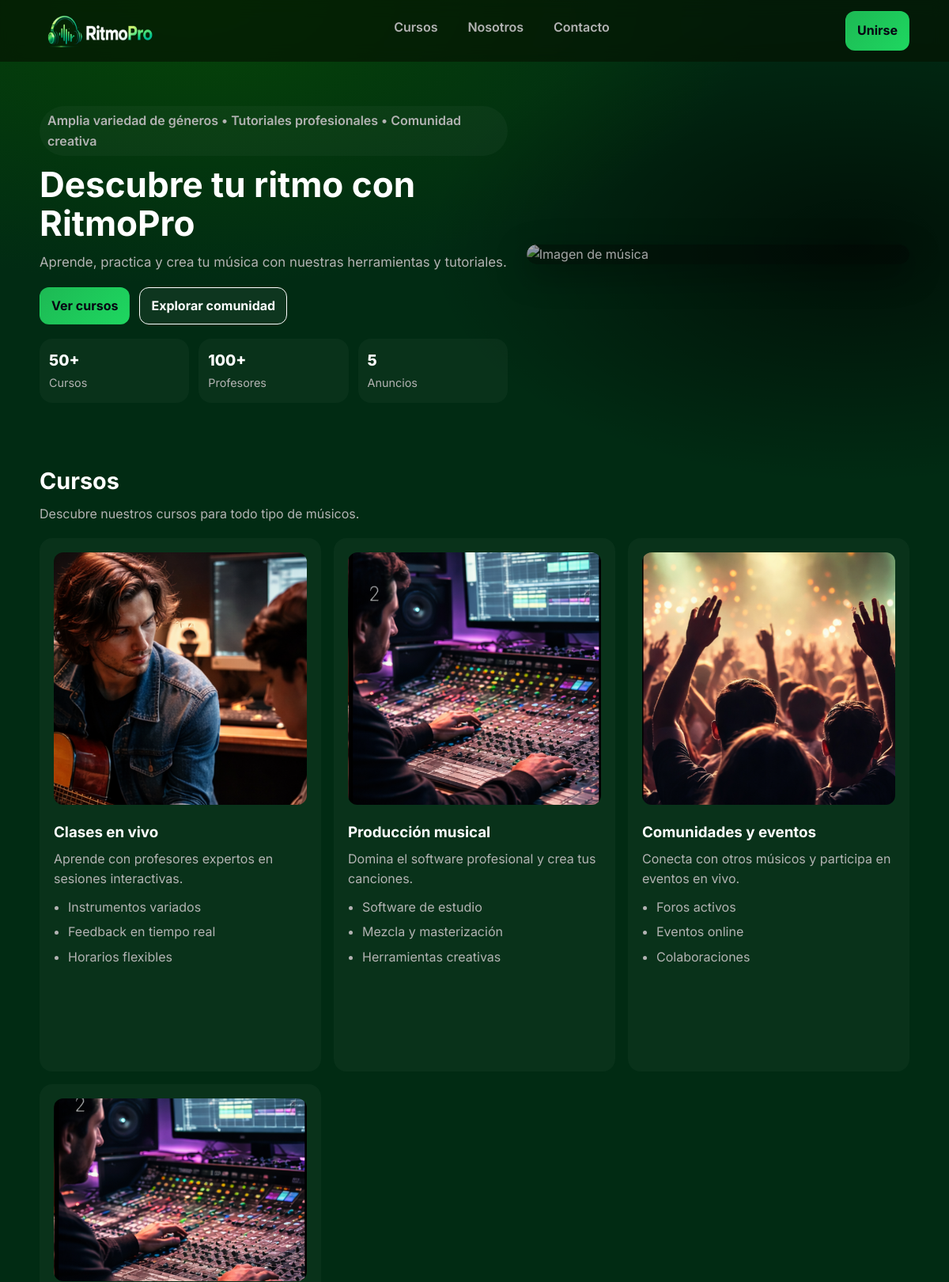
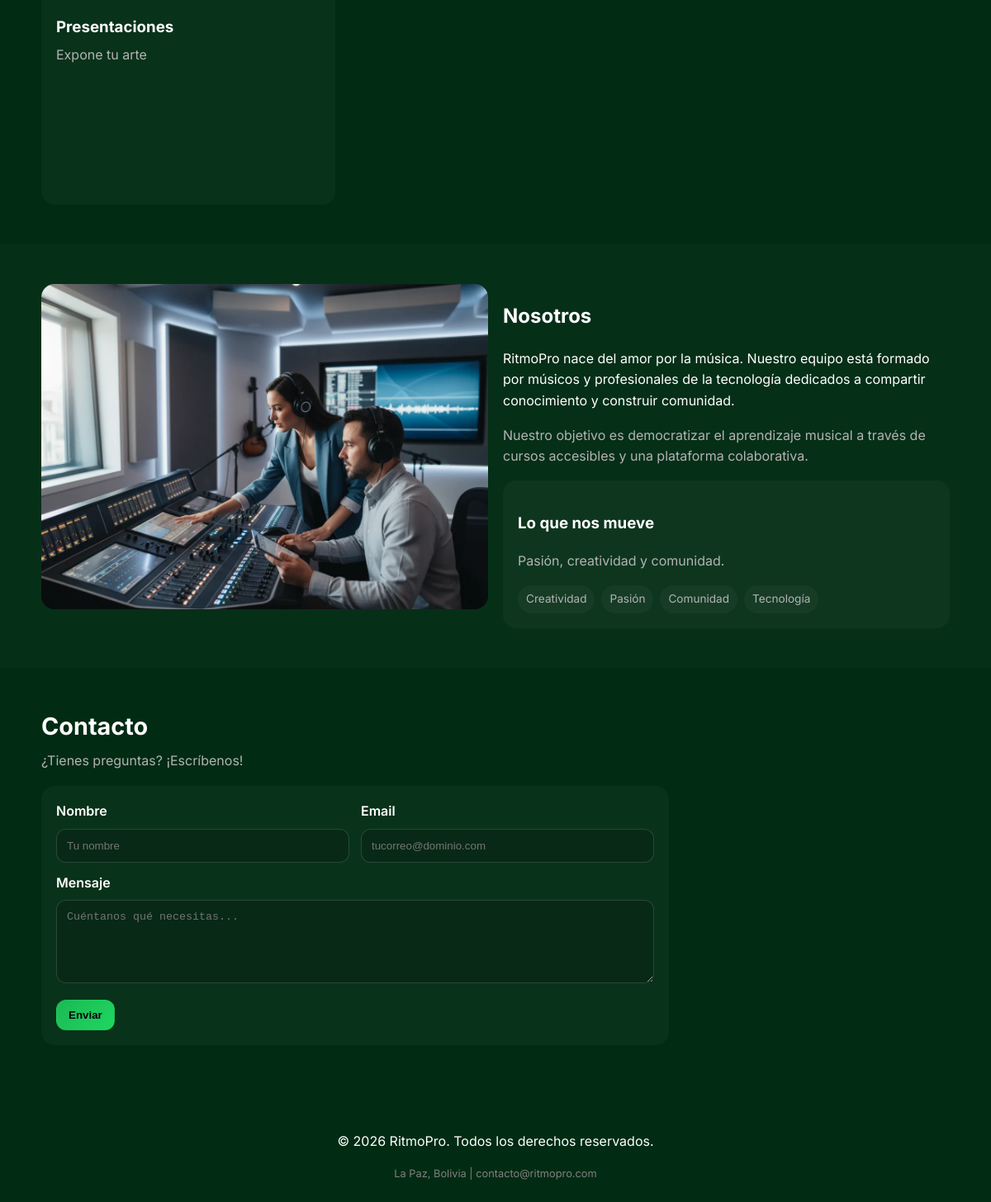
The page / on the database its author committed (2 pictures, top to bottom).
### tables this page shows
CREATE TABLE hero (
    id INTEGER PRIMARY KEY AUTOINCREMENT,
    titulo TEXT NOT NULL,
    descripcion TEXT,
    boton_1_texto TEXT,
    boton_1_url TEXT,
    boton_2_texto TEXT,
    boton_2_url TEXT,
    imagen TEXT,
    mensaje_superior TEXT
);

CREATE TABLE estadisticas (
    id INTEGER PRIMARY KEY AUTOINCREMENT,
    nombre TEXT NOT NULL,
    valor TEXT NOT NULL,
    orden INTEGER DEFAULT 1
);

CREATE TABLE cursos (
    id INTEGER PRIMARY KEY AUTOINCREMENT,
    titulo TEXT NOT NULL,
    descripcion TEXT,
    imagen TEXT,
    estado INTEGER DEFAULT 1,
    orden INTEGER DEFAULT 1
);

CREATE TABLE curso_caracteristicas (
    id INTEGER PRIMARY KEY AUTOINCREMENT,
    curso_id INTEGER NOT NULL,
    caracteristica TEXT NOT NULL,
    orden INTEGER DEFAULT 1,
    FOREIGN KEY (curso_id) REFERENCES cursos(id) ON DELETE CASCADE
);

CREATE TABLE nosotros (
    id INTEGER PRIMARY KEY AUTOINCREMENT,
    titulo TEXT NOT NULL,
    descripcion_1 TEXT,
    descripcion_2 TEXT,
    subtitulo TEXT,
    resumen TEXT,
    imagen TEXT
);

CREATE TABLE valores (
    id INTEGER PRIMARY KEY AUTOINCREMENT,
    nombre TEXT NOT NULL,
    orden INTEGER DEFAULT 1
);

CREATE TABLE configuracion_sitio (
    id INTEGER PRIMARY KEY AUTOINCREMENT,
    nombre_sitio TEXT NOT NULL,
    tagline TEXT,
    footer_texto TEXT,
    email_contacto TEXT,
    telefono_contacto TEXT,
    direccion_contacto TEXT
);

### app.py (the view)
@app.route('/')
def index():
    conn = get_db_connection()
    configuracion = conn.execute("SELECT * FROM configuracion_sitio LIMIT 1").fetchone()
    hero = conn.execute("SELECT * FROM hero LIMIT 1").fetchone()
    cursos = conn.execute("SELECT * FROM cursos WHERE estado = 1 ORDER BY orden ASC").fetchall()
    caracteristicas_db = conn.execute("SELECT * FROM curso_caracteristicas ORDER BY orden ASC").fetchall()
    caracteristicas_por_curso = {}
    for fila in caracteristicas_db:
        id_curso = fila['curso_id']
        if id_curso not in caracteristicas_por_curso:
            caracteristicas_por_curso[id_curso] = []
        caracteristicas_por_curso[id_curso].append(fila['caracteristica'])
    estadisticas = conn.execute("SELECT * FROM estadisticas ORDER BY orden").fetchall()
    nosotros = conn.execute("SELECT * FROM nosotros LIMIT 1").fetchone()
    valores = conn.execute("SELECT * FROM valores ORDER BY orden").fetchall()
    conn.close()
    return render_template('index.html',
                           configuracion=configuracion,
                           hero=hero,
                           cursos=cursos,
                           estadisticas=estadisticas,
                           nosotros=nosotros,
                           valores=valores,
                           caracteristicas_por_curso=caracteristicas_por_curso) # Enviamos el diccionario

### app.py (called while the page is built)
def get_db_connection():
    conn = sqlite3.connect(DATABASE)
    conn.row_factory = sqlite3.Row
    return conn

### templates/index.html (shortened to what this page needs)
<!DOCTYPE html>
<html lang="es">
<head>
    <link rel="stylesheet" href="{{ url_for('static', filename='css/styles.css') }}" />
</head>
<body>
    <header class="site-header">
        <div class="container header-inner">
            <a class="brand" href="#">
                <img width="150px" height="50px" class="logo" src="{{ url_for('static', filename='images/logo/logo.png') }}" alt="Ritmo">
            </a>
            <nav class="nav">
                <a href="#servicios">Cursos</a>
                <a href="#nosotros">Nosotros</a>
                <a href="#contacto">Contacto</a>
            </nav>
            <a href="#" class="btn btn-primary">Unirse</a>
        </div>
    </header>
    <main>
        <section class="hero" >
        <div class=" container hero-inner">
            <div class="hero-copy">
                <p class="pill">
                   {{ hero["mensaje_superior"] }}
                </p>
                <h1>{{ hero["titulo"] }}</h1>
                <p class="lead">
                    {{ hero["descripcion"] }}
                </p>
                <div class="hero-actions">
                    <a class="btn btn-primary" href="{{ hero['boton_1_url'] }}">{{ hero["boton_1_texto"] }}</a>
                    <a class="btn btn-ghost" href="{{ hero['boton_2_url'] }}">{{ hero["boton_2_texto"] }}</a>
                </div>
                <div class="hero-metrics">
                    {% for est in estadisticas %}
                    <div class="metric">
                        <span class="metric-num">{{ est["valor"] }}</span>
                        <span class="metric-label">{{ est["nombre"] }}</span>
                    </div>
                    {% endfor %}
                </div>
            </div>
            <div class="hero-card hero-card-img">
                <img src="{{ url_for('static', filename='images/musica/hero-placeholder.png') }}" alt="Imagen de música" />
            </div>
            </div>
        </section>
        <section id="servicios" class="section">
            <div class="container">
                <header class="section-head">
                    <h2>Cursos</h2>
                    <p>Descubre nuestros cursos para todo tipo de músicos.</p>
                </header>
                <div class="grid-3">
                    {% for curso in cursos %}
                    <article class="card">
                        <img src="{{ url_for('static', filename=curso['imagen']) }}" alt="{{ curso['titulo'] }}" />
                        <h3>{{ curso["titulo"] }}</h3>
                        <p>{{ curso["descripcion"] }}</p>
                        {% if curso["id"] in caracteristicas_por_curso %}
                        <ul class="list">
                            {% for caracteristica in caracteristicas_por_curso[curso["id"]] %}
                            <li>{{ caracteristica }}</li>
                            {% endfor %}
                        </ul>
                        {% endif %}
                    </article>
                    {% endfor %}
                </div>
            </div>
        </section>
        <section id="nosotros" class="section alt">
            <div class="container split">
                <div class="about-gallery">
                    <img src="{{ url_for('static', filename='images/nosotros/nosotros.jpg') }}" alt="Equipo creativo produciendo música en estudio" />
                </div>
                <div class="about-content">
                    <h2>{{ nosotros["titulo"] }}</h2>
                    <p>{{ nosotros["descripcion_1"] }}</p>
                    <p class="muted">{{ nosotros["descripcion_2"] }}</p>
                    <div class="panel about-panel">
                        <h3>{{ nosotros["subtitulo"] }}</h3>
                        <p class="muted">{{ nosotros["resumen"] }}</p>
                        <div class="tags">
                            {% for val in valores %}
                            <span class="tag">{{ val["nombre"] }}</span>
                            {% endfor %}
                        </div>
                    </div>
                </div>
            </div>
        </section>
      <section id="contacto" class="section">
        <div class="container">
          <header class="section-head">
            <h2>Contacto</h2>
            <p>¿Tienes preguntas? ¡Escríbenos!</p>
          </header>
          <form class="form" action="/contacto" method="POST">
            <div class="form-row">
              <label>
                Nombre
                <input
                  type="text"
                  name="nombre"
                  placeholder="Tu nombre"
                  required
                />
              </label>
              <label>
                Email
                <input
                  type="email"
                  name="email"
                  placeholder="tucorreo@dominio.com"
                  required
                />
              </label>
            </div>
            <label>
              Mensaje
              <textarea
                name="mensaje"
                rows="5"
                placeholder="Cuéntanos qué necesitas..."
                required
              ></textarea>
            </label>
            <button class="btn btn-primary" type="submit">Enviar</button>
          </form>
        </div>
      </section>
    </main>
    <footer>
    <div class="container" style="text-align: center; padding: 40px 0;">
        <p>{{ configuracion["footer_texto"] }}</p>
        <p style="font-size: 0.8em; color: gray; margin-top: 10px;">
            {{ configuracion["direccion_contacto"] }} | {{ configuracion["email_contacto"] }}
        </p>
    </div>
    </footer>
</body>
</html>

### rows shown on the page
hero: mensaje_superior "Amplia variedad de géneros • Tutoriales profesionales • Comunidad creativa", titulo "Descubre tu ritmo con RitmoPro", descripcion "Aprende, practica y crea tu música con nuestras herramientas y tutoriales.", boton_1_texto "Ver cursos", boton_2_texto "Explorar comunidad"
estadisticas: valor "50+", nombre "Cursos"
estadisticas: valor "100+", nombre "Profesores"
estadisticas: valor "5", nombre "Anuncios"
cursos: imagen (picture), titulo "Clases en vivo", descripcion "Aprende con profesores expertos en sesiones interactivas."
curso_caracteristicas: caracteristica "Instrumentos variados"
curso_caracteristicas: caracteristica "Feedback en tiempo real"
curso_caracteristicas: caracteristica "Horarios flexibles"
cursos: imagen (picture), titulo "Producción musical", descripcion "Domina el software profesional y crea tus canciones."
curso_caracteristicas: caracteristica "Software de estudio"
curso_caracteristicas: caracteristica "Mezcla y masterización"
curso_caracteristicas: caracteristica "Herramientas creativas"
cursos: imagen (picture), titulo "Comunidades y eventos", descripcion "Conecta con otros músicos y participa en eventos en vivo."
curso_caracteristicas: caracteristica "Foros activos"
curso_caracteristicas: caracteristica "Eventos online"
curso_caracteristicas: caracteristica "Colaboraciones"
cursos: imagen (picture), titulo "Presentaciones", descripcion "Expone tu arte"
nosotros: titulo "Nosotros", descripcion_1 "RitmoPro nace del amor por la música. Nuestro equipo está formado por músicos y profesionales de la tecnología dedicados a compartir conocimiento y construir comunidad.", descripcion_2 "Nuestro objetivo es democratizar el aprendizaje musical a través de cursos accesibles y una plataforma colaborativa.", subtitulo "Lo que nos mueve", resumen "Pasión, creatividad y comunidad."
valores: nombre "Creatividad"
valores: nombre "Pasión"
valores: nombre "Comunidad"
valores: nombre "Tecnología"
configuracion_sitio: footer_texto "© 2026 RitmoPro. Todos los derechos reservados.", direccion_contacto "La Paz, Bolivia", email_contacto "contacto@ritmopro.com"
